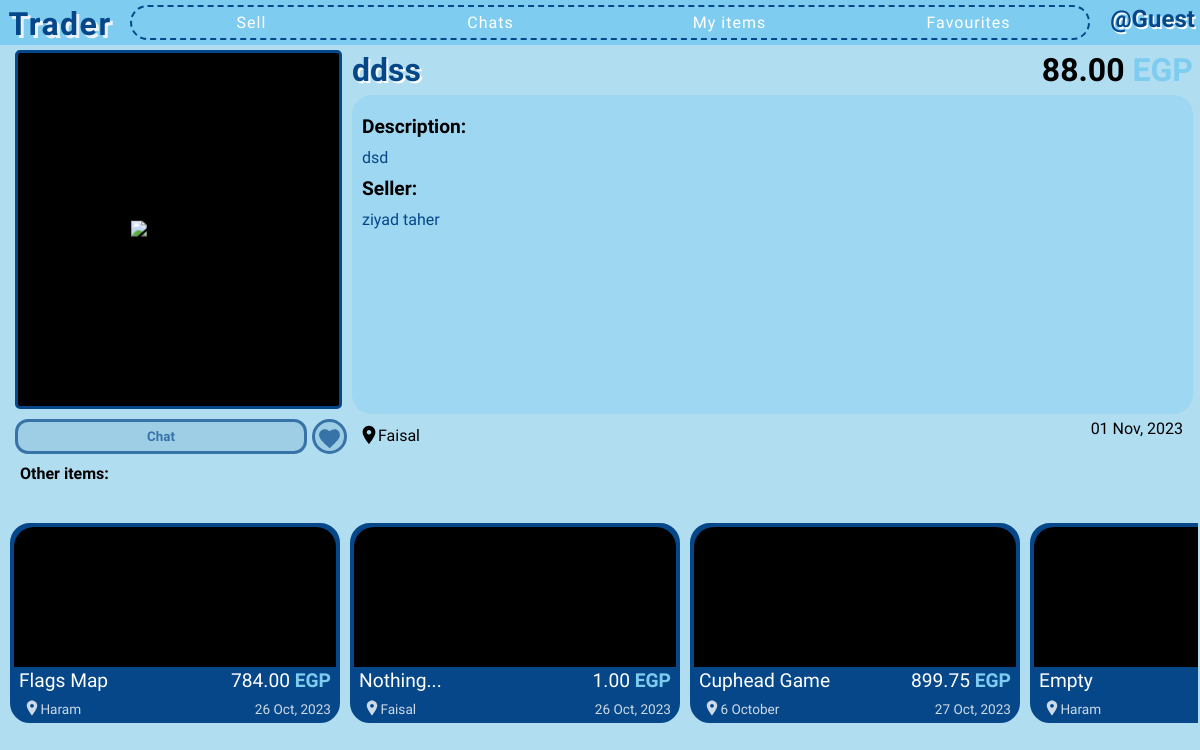
Before: /18/ with the older database file.
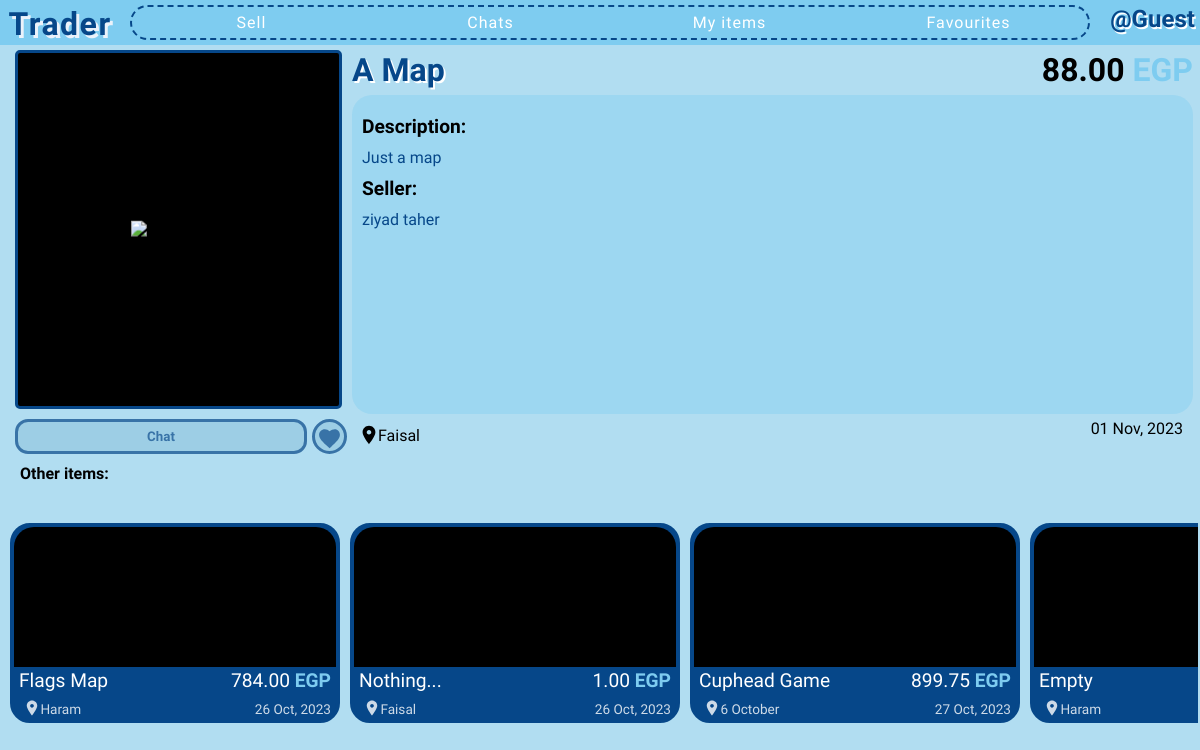
After: the same page with the newer database file.
### app/models.py (models this page shows)
class Item(db.Model):
    id = db.Column(db.Integer, primary_key=True)  # Item ID
    title = db.Column(db.String(100), nullable=False)  # Item title
    description = db.Column(db.Text, nullable=False)  # Item description
    location = db.Column(db.String(100), nullable=False)  # Item location
    price = db.Column(db.Float, default=0, nullable=False)  # Item price
    is_sold = db.Column(db.Boolean, default=False)  # Is item sold?
    created_at = db.Column(db.DateTime)  # Item creation timestamp
    owner = db.Column(db.Integer, db.ForeignKey("user.id"), nullable=False)  # Owner of the item
    images = db.relationship('Image', backref='images_set', lazy=True)  # Images associated with the item
    chats = db.relationship('Chat', backref='chats_set', lazy=True)  # Chats related to the item

class User(db.Model, UserMixin):
    id = db.Column(db.Integer, primary_key=True)  # User ID
    firstname = db.Column(db.String(50), nullable=False)  # First name
    lastname = db.Column(db.String(50), nullable=False)  # Last name
    username = db.Column(db.String(30), unique=True, nullable=False)  # Unique username
    email = db.Column(db.String(120), unique=True, nullable=False)  # Unique email
    password = db.Column(db.String(120), nullable=False)  # Password
    profile_color = db.Column(db.String(25), nullable=True, default=None)  # Profile color
    sent_chat = db.relationship('Chat', backref='sent_by_set', lazy=True, foreign_keys='Chat.sent_by')  # Chats sent by this user
    received_chat = db.relationship('Chat', backref='received_by_set', lazy=True, foreign_keys='Chat.received_by')  # Chats received by this user
    items = db.relationship('Item', backref='item_owner', lazy=True)  # Items posted by this user
    contacts = db.relationship('User', secondary=user_contacts,  # Many-to-many relationship for contacts
                               primaryjoin=(user_contacts.c.contact_id == id),
                               secondaryjoin=(user_contacts.c.contacted_id == id),
                               backref=db.backref('contacted_by', lazy='dynamic'),
                               lazy='dynamic')
    favourites = db.relationship('Item', secondary=favourite_items, backref=db.backref('fav_users', lazy='dynamic'))  # Many-to-many relationship for favorite items

### app/routes.py (the view)
@app.get("/<int:item_id>/")
def single_item(item_id):
    items = []
    item = None
    for entry in Item.query.all():
        if entry.id == item_id:
            item = entry
            seller = User.query.get(item.owner)
        else:
            items.append(entry)
    if not item:
        abort(404)
    if current_user.is_authenticated:
        is_favourite = item in current_user.favourites
    else:
        is_favourite = False
    return render_template("single-item.html", items=items, item=item, seller=seller, is_favourite=is_favourite)

### app/__init__.py (called while the page is built)
def price_format(float):
    return '{:,.2f}'.format(float)

### app/templates/single-item.html (shortened to what this page needs)
{% extends 'base.html' %}
{% block head %}
    <link rel="stylesheet" href="{{ url_for('static', filename='css/partials/item.css') }}">
    <link rel="stylesheet" href="{{ url_for('static', filename='css/single-item.css') }}">
{% endblock %}
{% block content %}
    <div class="grid-cont">
        <div class="item-img-cont">
            <img src="{{ url_for('serve_image', img_id=item.images[0].id) }}" alt="item-image">
        </div>
        {% if current_user.id == seller.id %}
        <div class="seller-btns edit-delete">
            <button class="edit-btn" id="edit-{{ item.id }}">Edit</button>
            <button class="delete-btn" id="delete-{{ item.id }}">Delete</button>
        </div>
        {% else %}
        <button class="chat-btn" onclick="window.location.href = `{{ url_for('single_chat', user_id=seller.id) }}?back=/{{ item.id }}/&item-id={{ item.id }}`">Chat</button>
        <button class="favourite-btn {% if is_favourite %}fav{% endif %}" onclick="toggleFavourite()">
            <svg
            width="25"
            height="25"
            xmlns="http://www.w3.org/2000/svg"
            viewBox="0 0 24 24"
            >
            <path
                d="M12 21.35l-1.45-1.32C5.4 15.36 2 12.28 2 8.5 2 5.42 4.42 3 7.5 3c1.74 0 3.41.81 4.5 2.09C13.59 3.81 15.26 3 17 3 20.08 3 22 5.42 22 8.5c0 3.78-3.4 6.86-8.55 11.54L12 21.35z"
            />
            </svg>
        </button>
        {% endif %}
        <div class="title-price">
            <h2 class="item-title">{{ item.title }}</h2>
            <div class="price-cont">{{ price_format(item.price) }} <span class="egp">EGP</span></div>
        </div>
        <div class="description-cont">
            <div>Description:</div>
            {{ item.description }}
            <div>Seller:</div>
            {{ seller.firstname }} {{ seller.lastname }}
        </div>
        <div class="location-cont">
            <svg
                width="22px"
                height="22px"
                xmlns="http://www.w3.org/2000/svg"
                viewBox="0 0 24 24"
                fill="#000000"
            >
                <path d="M12 2C8.13 2 5 5.13 5 9c0 4.25 7 13 7 13s7-8.75 7-13c0-3.87-3.13-7-7-7zm0 9.5c-1.38 0-2.5-1.12-2.5-2.5s1.12-2.5 2.5-2.5 2.5 1.12 2.5 2.5-1.12 2.5-2.5 2.5z" />
            </svg> {{ item.location }}
        </div>
        <div class="item-created-at">{{ date_format(item.created_at, force_datetime=True) }}</div>
        <div class="other-items-cont">
            <div class="title">Other items:</div>
            <div class="other-items">
                {% for item in items %}
                    {% include 'partials/item.html' %}
                {% endfor %}
            </div>
        </div>
    </div>
{% endblock %}

### app/templates/base.html (shortened to what this page needs)
<!DOCTYPE html>
<html lang="en">
<head>
    <link rel="stylesheet" href="{{ url_for('static', filename='css/base.css') }}">
    <link rel="stylesheet" href="{{ url_for('static', filename='css/partials/user-card.css') }}">
    {% block head %}
    {% endblock %}
</head>
<body>
    {% block nav %}
        <header>
            <nav class="{% block nav_search %}{% endblock %}">
                <a href="{{ url_for('index') }}" class="app-name">Trader</a>
                <div class="all-links">
                    <a href="{{ url_for('sell') }}" class="nav-link">Sell</a>
                    <a href="{{ url_for('all_contacts') }}" class="nav-link">Chats</a>
                    <a href="{{ url_for('my_items') }}" class="nav-link">My items</a>
                    <a href="{{ url_for('favourites') }}" class="nav-link">Favourites</a>
                </div>
                <div class="user-card-cont">
                    {% if current_user.is_authenticated %}
                        {% include 'partials/user-card.html' %}
                        <a href="{{ url_for('logout') }}" class="logout">Log out</a>
                    {% else %}
                        <div class="guest">@Guest</div>
                    {% endif %}
                </div>
            </nav>
        </header>
    {% endblock %}
    {% block content %}
    {% endblock %}
</body>
</html>

### app/templates/partials/item.html (shortened to what this page needs)
<div class="single-item-cont location-{% if item.location == '6 October' %}october{% else %}{{ item.location|lower }}{% endif %}" id="item-{{ item.id }}">
    <a class="item" href="{{ url_for('single_item', item_id=item.id) }}">
        <div class="img-cont">
        </div>
        <div class="upper">
            <div class="item-title">{{ item.title }}</div>
            <div class="item-price">{{ price_format(item.price) }} <span class="egp">EGP</span></div>
        </div>
        <div class="lower">
            <div class="item-location">
                <svg
                    width="18px"
                    height="18px"
                    xmlns="http://www.w3.org/2000/svg"
                    viewBox="0 0 24 24"
                    fill="#fff"
                >
                    <path d="M12 2C8.13 2 5 5.13 5 9c0 4.25 7 13 7 13s7-8.75 7-13c0-3.87-3.13-7-7-7zm0 9.5c-1.38 0-2.5-1.12-2.5-2.5s1.12-2.5 2.5-2.5 2.5 1.12 2.5 2.5-1.12 2.5-2.5 2.5z" />
                </svg> {{ item.location }}
            </div>
            <div>{{ date_format(item.created_at) }}</div>
        </div>
    </a>
</div>

### app/static/css/base.css (style rules this page uses)
* { font-family: 'Varela Round', serif; box-sizing: border-box; margin: 0; padding: 0; font-size: bolder; }
body { background-color: #B1DDF1; color: white; height: 100vh; }
nav { display: grid; grid-template-columns: 120px 1fr auto; background-color: #7eccf0; height: 45px; }
.app-name, .pge-header { position: relative; top: 5px; font-family: Cookie; font-weight: bolder; font-size: 2rem; text-align: center; letter-spacing: 1.5px; text-decoration: none; color: #064789; text-shadow: 3px 3px #EBF2FA; transition: all 0.3s; }
.all-links { display: flex; justify-content: space-evenly; align-items: center; border: 2px dashed #064789; height: 35px; border-radius: 20px; margin: 5px 10px; }
.all-links .nav-link:first-of-type { border-top-left-radius: 20px; border-bottom-left-radius: 20px; }
.all-links .nav-link:last-of-type { border-top-right-radius: 20px; border-bottom-right-radius: 20px; }
.all-links .nav-link { color: white; letter-spacing: 1px; text-decoration: none; height: 100%; width: 100%; text-align: center; padding-top: 6px; }
.user-card-cont { position: relative; display: grid; column-gap: 5px; grid-template-columns: auto 1fr; grid-template-rows: 1fr 1fr; color: black; padding: 5px; height: 45px; padding-left: 10px; transition: background-color .2s ease-out; cursor: pointer; width: fit-content; min-width: 100px; }
.guest { grid-column: span 2; font-weight: bolder; position: relative; text-align: center; font-size: 1.5rem; color: #064789; color: #064789; text-shadow: 1.5px 1.5px white; }

### app/static/css/partials/item.css (style rules this page uses)
.single-item-cont { position: relative; width: 440px; margin: auto; transition: transform 0.5s; }
.item { position: relative; display: flex; flex-direction: column; justify-content: space-between; text-decoration: none; color: white; width: 440px; height: 290px; background-color: #064789; border-radius: 20px; border: 4px solid #064789; cursor: pointer; }
.img-cont { border-radius: 20px 20px 0 0; position: relative; background-color: black; overflow: hidden; height: 85%; }
.upper, .lower { display: flex; justify-content: space-between; align-items: baseline; padding: 2px 5px; }
.upper { font-size: 1.2rem; }
span.egp { color: #7eccf0; font-weight: bolder; }
.lower { font-size: 0.85rem; opacity: 0.8; }
.lower svg { position: relative; top: 3.5px; left: 4px; }

### app/static/css/single-item.css (style rules this page uses)
.grid-cont { width: 100%; display: grid; grid-template-columns: 25% 35px 1fr auto; grid-template-rows: 45px 1fr 30px 1fr; gap: 5px; height: 91vh; width: 99vw; margin: 0 10px; color: black; }
.item-img-cont { position: relative; background-color: black; overflow: hidden; margin: 5px; border: 3px solid #064789; border-radius: 5px; grid-column: span 2; grid-row: span 2; }
.item-img-cont img { position: absolute; top: 50%; left: 50%; transform: translate(-50%, -50%); max-width: 100%; max-height: 100%; }
button { height: 35px; cursor: pointer; color: #064789; border-color: #064789; background-color: rgba(132, 189, 215, 0.644); opacity: 0.7; border-style: solid; border-width: 3px; }
.chat-btn, .seller-btns { grid-column-start: 1; margin-left: 5px; }
.chat-btn, .seller-btns button { border-radius: 13px; font-weight: bolder; }
.favourite-btn { grid-column-start: 2; border-radius: 50%; width: 35px; }
.favourite-btn svg { position: relative; right: 2.75px; bottom: 1px; margin: 5px; fill: #064789; }
.title-price { display: flex; justify-content: space-between; align-items: center; margin-bottom: 5px; grid-row: 1; grid-column: 3 / 5; margin-top: 10px; }
.title-price .item-title { font-size: 2rem; color: #064789; text-shadow: 2px 2px white; }
.price-cont { font-size: 2rem; font-weight: bolder; padding: 10px 0; }
.price-cont .egp { color: #7eccf0; }
.description-cont { color: #064789; overflow: auto; background-color: #7eccf065; border-radius: 20px; padding: 10px; grid-row: 2; grid-column: 3 / 5; }
.description-cont div { font-size: 1.2rem; font-weight: bolder; color: black; padding: 10px 0; }
.location-cont { grid-column-start: 3; grid-row-start: 3; }
.location-cont svg { position: relative; top: 5px; left: 6px; }
.item-created-at { grid-column-start: -2; grid-row-start: 3; margin-right: 10px; }
.other-items-cont { grid-column: span 5; }
.other-items-cont .title { font-weight: bolder; padding: 10px; }
.other-items { display: flex; gap: 10px; overflow: auto; padding-bottom: 5px; height: 83%; width: 100%; }
.item { flex-shrink: 0; width: 330px; height: 200px; }

Changed rows visible on the page:
changed Item: title "ddss" → "A Map"; description "dsd" → "Just a map"
